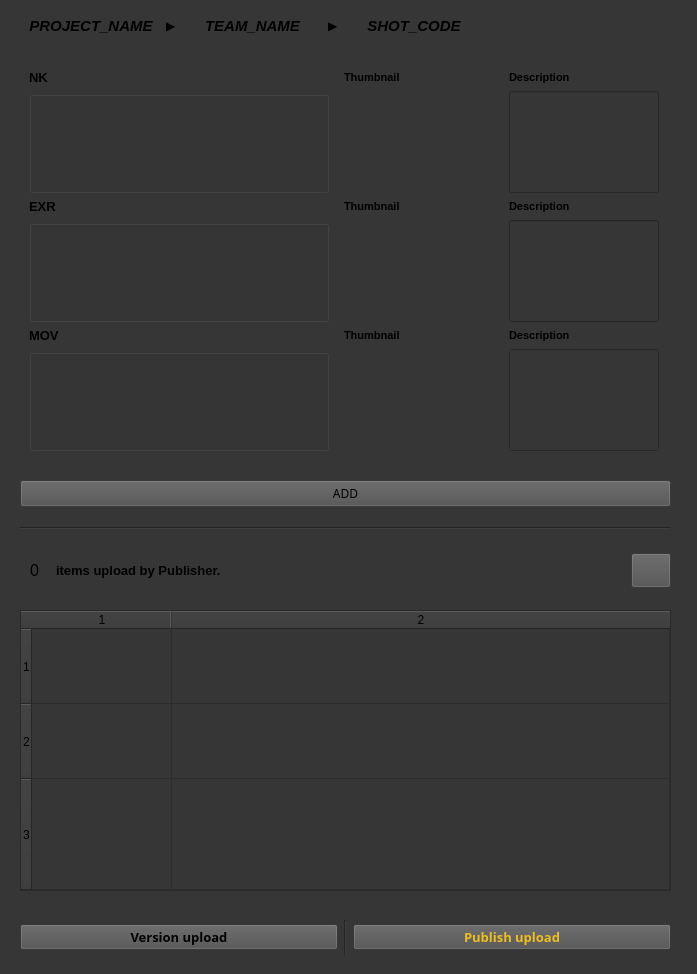
<?xml version="1.0" encoding="UTF-8"?>
<ui version="4.0">
 <class>Form</class>
 <widget class="QWidget" name="Form">
  <property name="geometry">
   <rect>
    <x>0</x>
    <y>0</y>
    <width>697</width>
    <height>974</height>
   </rect>
  </property>
  <property name="windowTitle">
   <string>Form</string>
  </property>
  <property name="styleSheet">
   <string notr="true">background-color: rgb(54, 54, 54);</string>
  </property>
  <widget class="QWidget" name="horizontalLayoutWidget">
   <property name="geometry">
    <rect>
     <x>22</x>
     <y>10</y>
     <width>461</width>
     <height>31</height>
    </rect>
   </property>
   <layout class="QHBoxLayout" name="horizontalLayout">
    <item>
     <widget class="QLabel" name="label_project_name">
      <property name="font">
       <font>
        <family>Cantarell</family>
        <pointsize>11</pointsize>
        <weight>87</weight>
        <italic>true</italic>
        <bold>true</bold>
       </font>
      </property>
      <property name="styleSheet">
       <string notr="true">font: 700 oblique 11pt &quot;Cantarell&quot;;</string>
      </property>
      <property name="text">
       <string>PROJECT_NAME</string>
      </property>
      <property name="alignment">
       <set>Qt::AlignCenter</set>
      </property>
     </widget>
    </item>
    <item>
     <widget class="QLabel" name="label">
      <property name="sizePolicy">
       <sizepolicy hsizetype="Fixed" vsizetype="Fixed">
        <horstretch>0</horstretch>
        <verstretch>0</verstretch>
       </sizepolicy>
      </property>
      <property name="text">
       <string>▶</string>
      </property>
     </widget>
    </item>
    <item>
     <widget class="QLabel" name="label_team_name">
      <property name="font">
       <font>
        <family>Cantarell</family>
        <pointsize>11</pointsize>
        <weight>87</weight>
        <italic>true</italic>
        <bold>true</bold>
       </font>
      </property>
      <property name="styleSheet">
       <string notr="true">font: 700 oblique 11pt &quot;Cantarell&quot;;</string>
      </property>
      <property name="text">
       <string>TEAM_NAME</string>
      </property>
      <property name="alignment">
       <set>Qt::AlignCenter</set>
      </property>
     </widget>
    </item>
    <item>
     <widget class="QLabel" name="label_2">
      <property name="sizePolicy">
       <sizepolicy hsizetype="Fixed" vsizetype="Fixed">
        <horstretch>0</horstretch>
        <verstretch>0</verstretch>
       </sizepolicy>
      </property>
      <property name="text">
       <string>▶</string>
      </property>
     </widget>
    </item>
    <item>
     <widget class="QLabel" name="label_shot_code">
      <property name="font">
       <font>
        <family>Cantarell</family>
        <pointsize>11</pointsize>
        <weight>87</weight>
        <italic>true</italic>
        <bold>true</bold>
       </font>
      </property>
      <property name="styleSheet">
       <string notr="true">font: 700 oblique 11pt &quot;Cantarell&quot;;</string>
      </property>
      <property name="text">
       <string>SHOT_CODE</string>
      </property>
      <property name="alignment">
       <set>Qt::AlignCenter</set>
      </property>
     </widget>
    </item>
   </layout>
  </widget>
  <widget class="QWidget" name="horizontalLayoutWidget_3">
   <property name="geometry">
    <rect>
     <x>30</x>
     <y>550</y>
     <width>641</width>
     <height>41</height>
    </rect>
   </property>
   <layout class="QHBoxLayout" name="horizontalLayout_3">
    <item>
     <widget class="QLabel" name="label_item_count">
      <property name="maximumSize">
       <size>
        <width>20</width>
        <height>16777215</height>
       </size>
      </property>
      <property name="font">
       <font>
        <pointsize>12</pointsize>
       </font>
      </property>
      <property name="text">
       <string>0</string>
      </property>
     </widget>
    </item>
    <item>
     <widget class="QLabel" name="label_count_basket_items">
      <property name="font">
       <font>
        <pointsize>10</pointsize>
        <weight>75</weight>
        <bold>true</bold>
       </font>
      </property>
      <property name="text">
       <string>items upload by Publisher.</string>
      </property>
     </widget>
    </item>
    <item>
     <widget class="QPushButton" name="pushButton_delete">
      <property name="maximumSize">
       <size>
        <width>40</width>
        <height>35</height>
       </size>
      </property>
      <property name="styleSheet">
       <string notr="true">background-color: rgb(80, 80, 80);</string>
      </property>
      <property name="text">
       <string/>
      </property>
     </widget>
    </item>
   </layout>
  </widget>
  <widget class="QTableWidget" name="tableWidget_basket">
   <property name="geometry">
    <rect>
     <x>20</x>
     <y>610</y>
     <width>651</width>
     <height>281</height>
    </rect>
   </property>
   <property name="rowCount">
    <number>3</number>
   </property>
   <property name="columnCount">
    <number>2</number>
   </property>
   <attribute name="horizontalHeaderVisible">
    <bool>true</bool>
   </attribute>
   <attribute name="horizontalHeaderCascadingSectionResizes">
    <bool>false</bool>
   </attribute>
   <attribute name="horizontalHeaderDefaultSectionSize">
    <number>140</number>
   </attribute>
   <attribute name="horizontalHeaderStretchLastSection">
    <bool>true</bool>
   </attribute>
   <attribute name="verticalHeaderCascadingSectionResizes">
    <bool>false</bool>
   </attribute>
   <attribute name="verticalHeaderDefaultSectionSize">
    <number>75</number>
   </attribute>
   <attribute name="verticalHeaderHighlightSections">
    <bool>true</bool>
   </attribute>
   <attribute name="verticalHeaderStretchLastSection">
    <bool>true</bool>
   </attribute>
   <row/>
   <row/>
   <row/>
   <column/>
   <column/>
  </widget>
  <widget class="Line" name="line">
   <property name="geometry">
    <rect>
     <x>20</x>
     <y>520</y>
     <width>651</width>
     <height>16</height>
    </rect>
   </property>
   <property name="orientation">
    <enum>Qt::Horizontal</enum>
   </property>
  </widget>
  <widget class="QWidget" name="horizontalLayoutWidget_2">
   <property name="geometry">
    <rect>
     <x>20</x>
     <y>920</y>
     <width>651</width>
     <height>35</height>
    </rect>
   </property>
   <layout class="QHBoxLayout" name="horizontalLayout_2">
    <item>
     <widget class="QPushButton" name="pushButton_version">
      <property name="font">
       <font>
        <family>Artifakt Element Book</family>
        <pointsize>10</pointsize>
        <weight>75</weight>
        <bold>true</bold>
       </font>
      </property>
      <property name="styleSheet">
       <string notr="true">background-color: rgb(80, 80, 80);
</string>
      </property>
      <property name="text">
       <string>Version upload</string>
      </property>
     </widget>
    </item>
    <item>
     <widget class="Line" name="line_2">
      <property name="orientation">
       <enum>Qt::Vertical</enum>
      </property>
     </widget>
    </item>
    <item>
     <widget class="QPushButton" name="pushButton_publish">
      <property name="font">
       <font>
        <family>Artifakt Element Book</family>
        <pointsize>10</pointsize>
        <weight>75</weight>
        <bold>true</bold>
       </font>
      </property>
      <property name="styleSheet">
       <string notr="true">background-color: rgb(80, 80, 80);
color: rgb(238, 190, 31);
</string>
      </property>
      <property name="text">
       <string>Publish upload</string>
      </property>
     </widget>
    </item>
   </layout>
  </widget>
  <widget class="QPushButton" name="pushButton_add_to_basket">
   <property name="geometry">
    <rect>
     <x>20</x>
     <y>480</y>
     <width>651</width>
     <height>27</height>
    </rect>
   </property>
   <property name="font">
    <font>
     <family>Artifakt Element Book</family>
    </font>
   </property>
   <property name="styleSheet">
    <string notr="true">background-color: rgb(80, 80, 80);</string>
   </property>
   <property name="text">
    <string>ADD</string>
   </property>
  </widget>
  <widget class="QWidget" name="gridLayoutWidget">
   <property name="geometry">
    <rect>
     <x>20</x>
     <y>70</y>
     <width>651</width>
     <height>381</height>
    </rect>
   </property>
   <layout class="QGridLayout" name="gridLayout">
    <item row="5" column="2" rowspan="2">
     <widget class="QLineEdit" name="lineEdit_description_exr">
      <property name="sizePolicy">
       <sizepolicy hsizetype="Maximum" vsizetype="Maximum">
        <horstretch>0</horstretch>
        <verstretch>0</verstretch>
       </sizepolicy>
      </property>
      <property name="minimumSize">
       <size>
        <width>150</width>
        <height>0</height>
       </size>
      </property>
      <property name="maximumSize">
       <size>
        <width>200</width>
        <height>120</height>
       </size>
      </property>
      <property name="alignment">
       <set>Qt::AlignLeading|Qt::AlignLeft|Qt::AlignTop</set>
      </property>
     </widget>
    </item>
    <item row="8" column="0" rowspan="2">
     <widget class="QGroupBox" name="groupBox_mov">
      <property name="sizePolicy">
       <sizepolicy hsizetype="Expanding" vsizetype="Preferred">
        <horstretch>0</horstretch>
        <verstretch>0</verstretch>
       </sizepolicy>
      </property>
      <property name="minimumSize">
       <size>
        <width>0</width>
        <height>0</height>
       </size>
      </property>
      <property name="maximumSize">
       <size>
        <width>300</width>
        <height>16777215</height>
       </size>
      </property>
      <property name="font">
       <font>
        <pointsize>14</pointsize>
        <weight>75</weight>
        <bold>true</bold>
       </font>
      </property>
      <property name="title">
       <string/>
      </property>
     </widget>
    </item>
    <item row="4" column="0">
     <widget class="QLabel" name="label_9">
      <property name="sizePolicy">
       <sizepolicy hsizetype="Fixed" vsizetype="Fixed">
        <horstretch>0</horstretch>
        <verstretch>0</verstretch>
       </sizepolicy>
      </property>
      <property name="font">
       <font>
        <pointsize>10</pointsize>
        <weight>75</weight>
        <bold>true</bold>
       </font>
      </property>
      <property name="text">
       <string>EXR</string>
      </property>
     </widget>
    </item>
    <item row="1" column="0">
     <widget class="QLabel" name="label_8">
      <property name="sizePolicy">
       <sizepolicy hsizetype="Fixed" vsizetype="Fixed">
        <horstretch>0</horstretch>
        <verstretch>0</verstretch>
       </sizepolicy>
      </property>
      <property name="font">
       <font>
        <pointsize>10</pointsize>
        <weight>75</weight>
        <bold>true</bold>
       </font>
      </property>
      <property name="text">
       <string>NK</string>
      </property>
     </widget>
    </item>
    <item row="4" column="2">
     <widget class="QLabel" name="label_4">
      <property name="sizePolicy">
       <sizepolicy hsizetype="Fixed" vsizetype="Fixed">
        <horstretch>0</horstretch>
        <verstretch>0</verstretch>
       </sizepolicy>
      </property>
      <property name="font">
       <font>
        <pointsize>8</pointsize>
        <weight>75</weight>
        <bold>true</bold>
       </font>
      </property>
      <property name="text">
       <string>Description</string>
      </property>
     </widget>
    </item>
    <item row="2" column="1" rowspan="2">
     <widget class="QLabel" name="label_thumbnail_nk">
      <property name="sizePolicy">
       <sizepolicy hsizetype="Maximum" vsizetype="Maximum">
        <horstretch>0</horstretch>
        <verstretch>0</verstretch>
       </sizepolicy>
      </property>
      <property name="minimumSize">
       <size>
        <width>150</width>
        <height>0</height>
       </size>
      </property>
      <property name="maximumSize">
       <size>
        <width>200</width>
        <height>100</height>
       </size>
      </property>
      <property name="text">
       <string/>
      </property>
     </widget>
    </item>
    <item row="5" column="0" rowspan="2">
     <widget class="QGroupBox" name="groupBox_exr">
      <property name="sizePolicy">
       <sizepolicy hsizetype="Expanding" vsizetype="Preferred">
        <horstretch>0</horstretch>
        <verstretch>0</verstretch>
       </sizepolicy>
      </property>
      <property name="minimumSize">
       <size>
        <width>0</width>
        <height>0</height>
       </size>
      </property>
      <property name="maximumSize">
       <size>
        <width>300</width>
        <height>16777215</height>
       </size>
      </property>
      <property name="font">
       <font>
        <pointsize>14</pointsize>
        <weight>75</weight>
        <bold>true</bold>
       </font>
      </property>
      <property name="title">
       <string/>
      </property>
     </widget>
    </item>
    <item row="8" column="1" rowspan="2">
     <widget class="QLabel" name="label_thumbnail_mov">
      <property name="sizePolicy">
       <sizepolicy hsizetype="Maximum" vsizetype="Maximum">
        <horstretch>0</horstretch>
        <verstretch>0</verstretch>
       </sizepolicy>
      </property>
      <property name="minimumSize">
       <size>
        <width>0</width>
        <height>0</height>
       </size>
      </property>
      <property name="maximumSize">
       <size>
        <width>200</width>
        <height>100</height>
       </size>
      </property>
      <property name="text">
       <string/>
      </property>
     </widget>
    </item>
    <item row="7" column="0">
     <widget class="QLabel" name="label_10">
      <property name="sizePolicy">
       <sizepolicy hsizetype="Fixed" vsizetype="Fixed">
        <horstretch>0</horstretch>
        <verstretch>0</verstretch>
       </sizepolicy>
      </property>
      <property name="font">
       <font>
        <pointsize>10</pointsize>
        <weight>75</weight>
        <bold>true</bold>
       </font>
      </property>
      <property name="text">
       <string>MOV</string>
      </property>
     </widget>
    </item>
    <item row="7" column="1">
     <widget class="QLabel" name="label_7">
      <property name="sizePolicy">
       <sizepolicy hsizetype="Fixed" vsizetype="Fixed">
        <horstretch>0</horstretch>
        <verstretch>0</verstretch>
       </sizepolicy>
      </property>
      <property name="font">
       <font>
        <pointsize>8</pointsize>
        <weight>75</weight>
        <bold>true</bold>
       </font>
      </property>
      <property name="text">
       <string>Thumbnail</string>
      </property>
     </widget>
    </item>
    <item row="1" column="1">
     <widget class="QLabel" name="label_11">
      <property name="sizePolicy">
       <sizepolicy hsizetype="Fixed" vsizetype="Fixed">
        <horstretch>0</horstretch>
        <verstretch>0</verstretch>
       </sizepolicy>
      </property>
      <property name="font">
       <font>
        <pointsize>8</pointsize>
        <weight>75</weight>
        <bold>true</bold>
       </font>
      </property>
      <property name="text">
       <string>Thumbnail</string>
      </property>
     </widget>
    </item>
    <item row="8" column="2" rowspan="2">
     <widget class="QLineEdit" name="lineEdit_description_mov">
      <property name="sizePolicy">
       <sizepolicy hsizetype="Minimum" vsizetype="Maximum">
        <horstretch>0</horstretch>
        <verstretch>0</verstretch>
       </sizepolicy>
      </property>
      <property name="minimumSize">
       <size>
        <width>150</width>
        <height>0</height>
       </size>
      </property>
      <property name="maximumSize">
       <size>
        <width>200</width>
        <height>120</height>
       </size>
      </property>
      <property name="alignment">
       <set>Qt::AlignLeading|Qt::AlignLeft|Qt::AlignTop</set>
      </property>
     </widget>
    </item>
    <item row="5" column="1" rowspan="2">
     <widget class="QLabel" name="label_thumbnail_exr">
      <property name="sizePolicy">
       <sizepolicy hsizetype="Maximum" vsizetype="Maximum">
        <horstretch>0</horstretch>
        <verstretch>0</verstretch>
       </sizepolicy>
      </property>
      <property name="minimumSize">
       <size>
        <width>0</width>
        <height>0</height>
       </size>
      </property>
      <property name="maximumSize">
       <size>
        <width>200</width>
        <height>100</height>
       </size>
      </property>
      <property name="text">
       <string/>
      </property>
     </widget>
    </item>
    <item row="1" column="2">
     <widget class="QLabel" name="label_12">
      <property name="sizePolicy">
       <sizepolicy hsizetype="Fixed" vsizetype="Fixed">
        <horstretch>0</horstretch>
        <verstretch>0</verstretch>
       </sizepolicy>
      </property>
      <property name="font">
       <font>
        <pointsize>8</pointsize>
        <weight>75</weight>
        <bold>true</bold>
       </font>
      </property>
      <property name="text">
       <string>Description</string>
      </property>
     </widget>
    </item>
    <item row="7" column="2">
     <widget class="QLabel" name="label_6">
      <property name="sizePolicy">
       <sizepolicy hsizetype="Fixed" vsizetype="Fixed">
        <horstretch>0</horstretch>
        <verstretch>0</verstretch>
       </sizepolicy>
      </property>
      <property name="font">
       <font>
        <pointsize>8</pointsize>
        <weight>75</weight>
        <bold>true</bold>
       </font>
      </property>
      <property name="text">
       <string>Description</string>
      </property>
     </widget>
    </item>
    <item row="4" column="1">
     <widget class="QLabel" name="label_5">
      <property name="sizePolicy">
       <sizepolicy hsizetype="Fixed" vsizetype="Fixed">
        <horstretch>0</horstretch>
        <verstretch>0</verstretch>
       </sizepolicy>
      </property>
      <property name="font">
       <font>
        <pointsize>8</pointsize>
        <weight>75</weight>
        <bold>true</bold>
       </font>
      </property>
      <property name="text">
       <string>Thumbnail</string>
      </property>
     </widget>
    </item>
    <item row="2" column="0" rowspan="2">
     <widget class="QGroupBox" name="groupBox_nk">
      <property name="sizePolicy">
       <sizepolicy hsizetype="Expanding" vsizetype="Preferred">
        <horstretch>0</horstretch>
        <verstretch>0</verstretch>
       </sizepolicy>
      </property>
      <property name="minimumSize">
       <size>
        <width>0</width>
        <height>0</height>
       </size>
      </property>
      <property name="maximumSize">
       <size>
        <width>300</width>
        <height>16777215</height>
       </size>
      </property>
      <property name="font">
       <font>
        <pointsize>14</pointsize>
        <weight>75</weight>
        <bold>true</bold>
       </font>
      </property>
      <property name="title">
       <string/>
      </property>
      <property name="flat">
       <bool>false</bool>
      </property>
     </widget>
    </item>
    <item row="2" column="2" rowspan="2">
     <widget class="QLineEdit" name="lineEdit_description_nk">
      <property name="sizePolicy">
       <sizepolicy hsizetype="Maximum" vsizetype="Maximum">
        <horstretch>0</horstretch>
        <verstretch>0</verstretch>
       </sizepolicy>
      </property>
      <property name="minimumSize">
       <size>
        <width>150</width>
        <height>0</height>
       </size>
      </property>
      <property name="maximumSize">
       <size>
        <width>200</width>
        <height>120</height>
       </size>
      </property>
      <property name="alignment">
       <set>Qt::AlignLeading|Qt::AlignLeft|Qt::AlignTop</set>
      </property>
     </widget>
    </item>
   </layout>
  </widget>
 </widget>
 <resources/>
 <connections/>
</ui>
